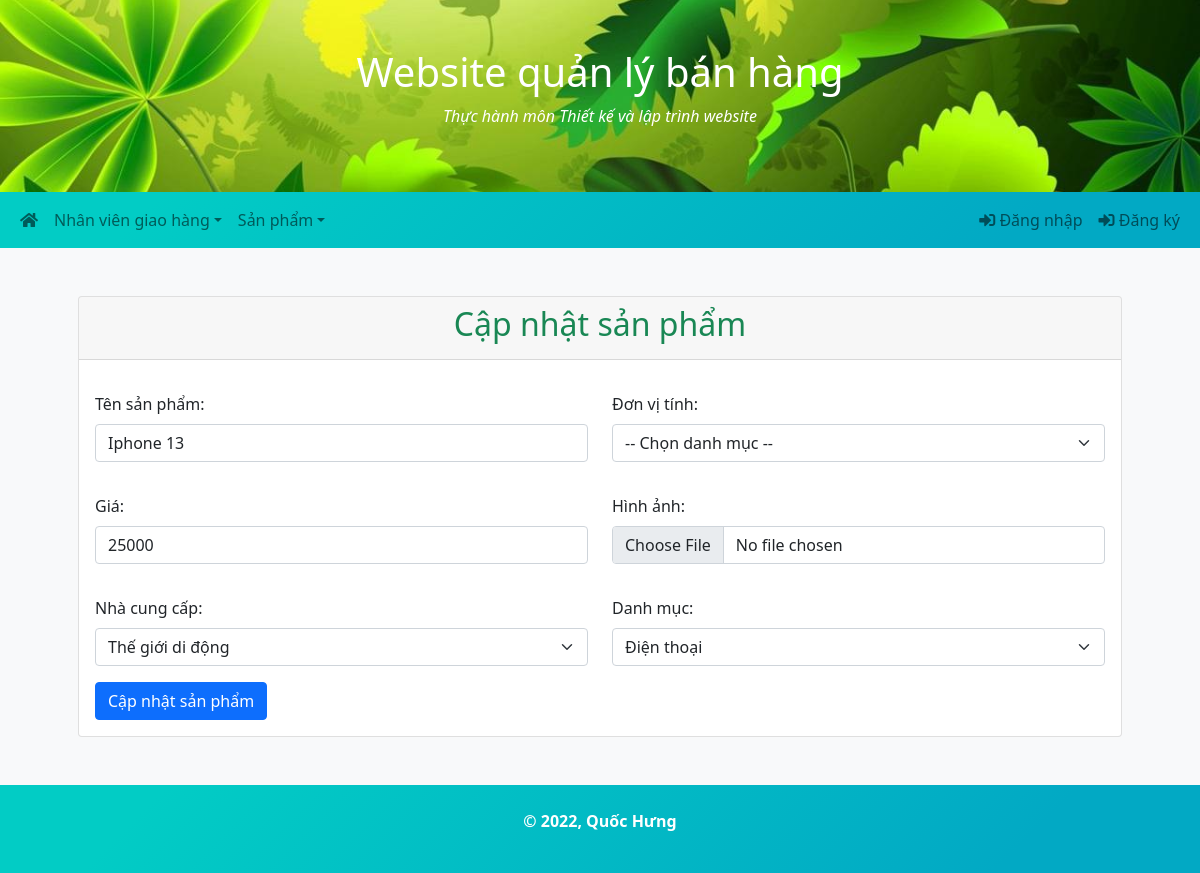
/Products/edit.php?id=1, run on an earlier commit of the app's database.
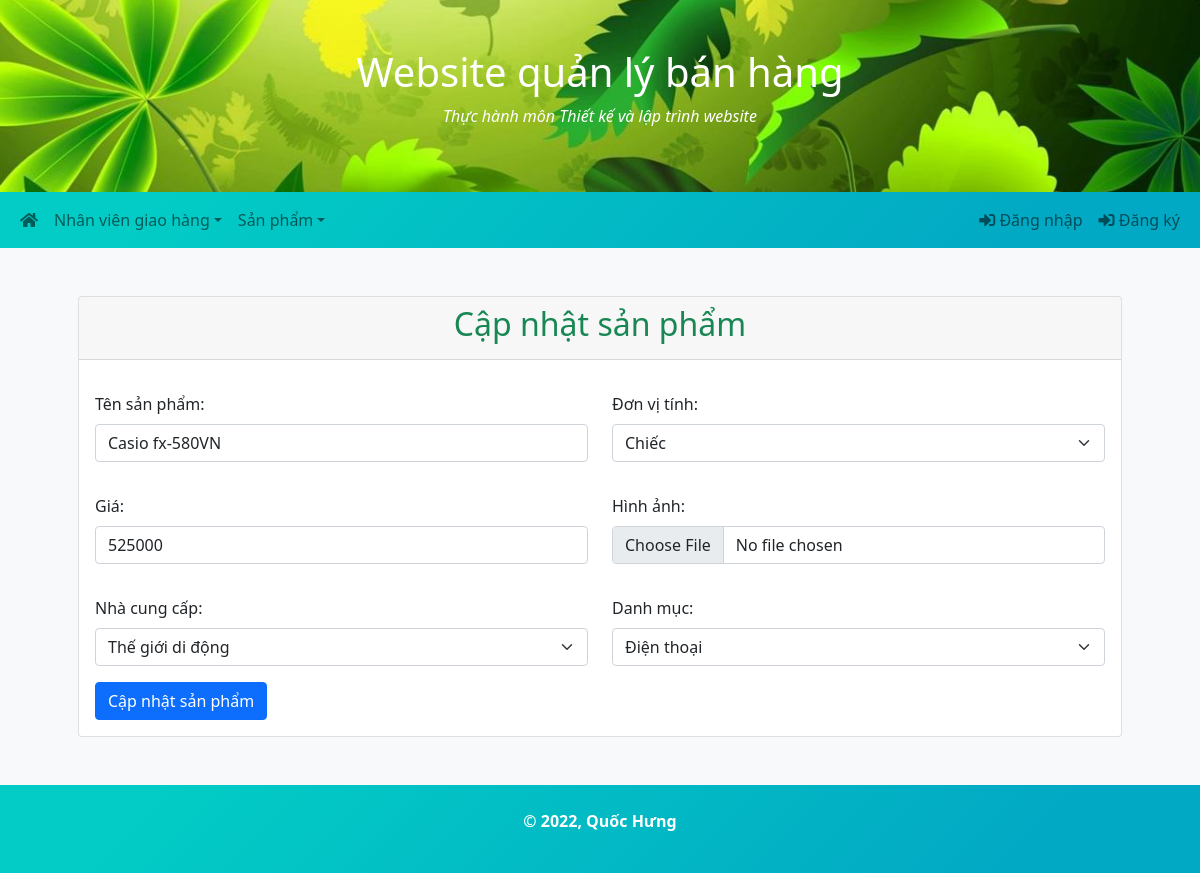
And on a later commit of the database.
### tables this page shows
CREATE TABLE `products` (
  `ProductID` int(11) NOT NULL,
  `ProductName` varchar(255) NOT NULL,
  `Unit` varchar(20) NOT NULL,
  `Price` float NOT NULL,
  `Picture` varchar(255) NOT NULL,
  `SupplierID` int(11) NOT NULL,
  `CategoryID` int(11) NOT NULL
);

### config/database.php (called while the page is built, shortened)
<?php
class Database
{
    private static function Connect()
    {
        $connect = new mysqli(self::HOST, self::USERNAME, self::PASSWORD, self::DBNAME);
        return $connect;
    }
    public static function GetData($sql)
    {
        $connect = self::Connect();
        $result = $connect->query($sql);
        $data = [];
        if ($result->num_rows > 0) {
            while ($row = $result->fetch_assoc()) {
                $data[] = $row;
            }
        }
        return $data;
    }
}

### Products/edit.php (the view, shortened to what this page needs)
<?php include '../header.php'?>
<?php include '../sidebar.php'?>
<?php
    $id = (isset($_GET['id'])) ? $_GET['id'] : '';
    $sql = "SELECT * FROM Products WHERE ProductID = $id";
    $product = Database::GetData($sql)[0];
?>
<div class="container p-5">
    <div class="card">
        <div class="card-header">
            <h2 class="text-center text-success">Cập nhật sản phẩm</h2>
        </div>
        <div class="card-body">
            <form action="" method="POST" enctype="multipart/form-data">
                <div class="row">
                    <div class="col-md-6 mb-3 mt-3">
                        <label class="form-label">Tên sản phẩm:</label>
                        <input type="text" class="form-control" name="name" value="<?=$product['ProductName']?>">
                    </div>
                    <div class="col-md-6 mb-3 mt-3">
                        <label class="form-label">Đơn vị tính:</label>
                        <select class="form-select" name="unit">
                            <option selected>-- Chọn danh mục --</option>
                            <option value="Chiếc" <?=($product['Unit'] == 'Chiếc') ? 'selected' : ''?>>Chiếc</option>
                        </select>
                    </div>
                </div>
                <div class="row">
                    <div class="col-md-6 mb-3 mt-3">
                        <label class="form-label">Giá:</label>
                        <input type="number" class="form-control" name="price" value="<?=$product['Price']?>">
                    </div>
                    <div class="col-md-6 mb-3 mt-3">
                        <label class="form-label">Hình ảnh:</label>
                        <input type="file" class="form-control" name="picture">
                    </div>
                </div>
                <div class="row">
                    <div class="col-md-6 mb-3 mt-3">
                        <label class="form-label">Nhà cung cấp:</label>
                        <select class="form-select" name="supplier">
                            <?php
                                $suppliers = Database::GetData('SELECT * FROM Suppliers');
                                foreach ($suppliers as $item) {
                                    $selected = ($product['SupplierID'] === $item['SupplierID']) ? 'selected' : '';
                                    echo '<option value="' . $item['SupplierID'] . '" ' . $selected . '>' . $item['SupplierName'] . '</option>';
                                }
                            ?>
                        </select>
                    </div>
                    <div class="col-md-6 mb-3 mt-3">
                        <label class="form-label">Danh mục:</label>
                        <select class="form-select" name="category">
                            <?php
                                $suppliers = Database::GetData('SELECT * FROM Categories');
                                foreach ($suppliers as $item) {
                                    $selected = ($product['CategoryID'] === $item['CategoryID']) ? 'selected' : '';
                                    echo '<option value="' . $item['CategoryID'] . '" ' . $selected . '>' . $item['CategoryName'] . '</option>';
                                }
                            ?>
                        </select>
                    </div>
                </div>
                <button class="btn btn-primary" name="submit">Cập nhật sản phẩm</button>
            </form>
        </div>
    </div>
</div>
<?php include '../footer.php'?>

What changed in the data, as far as the page shows it:
changed products: name "Iphone 13" → "Casio fx-580VN"; unit (not shown) → "Chiếc"; price "25000" → "525000"
Also different on the page:
form field unit: "-- Chọn danh mục --" → (not shown)
